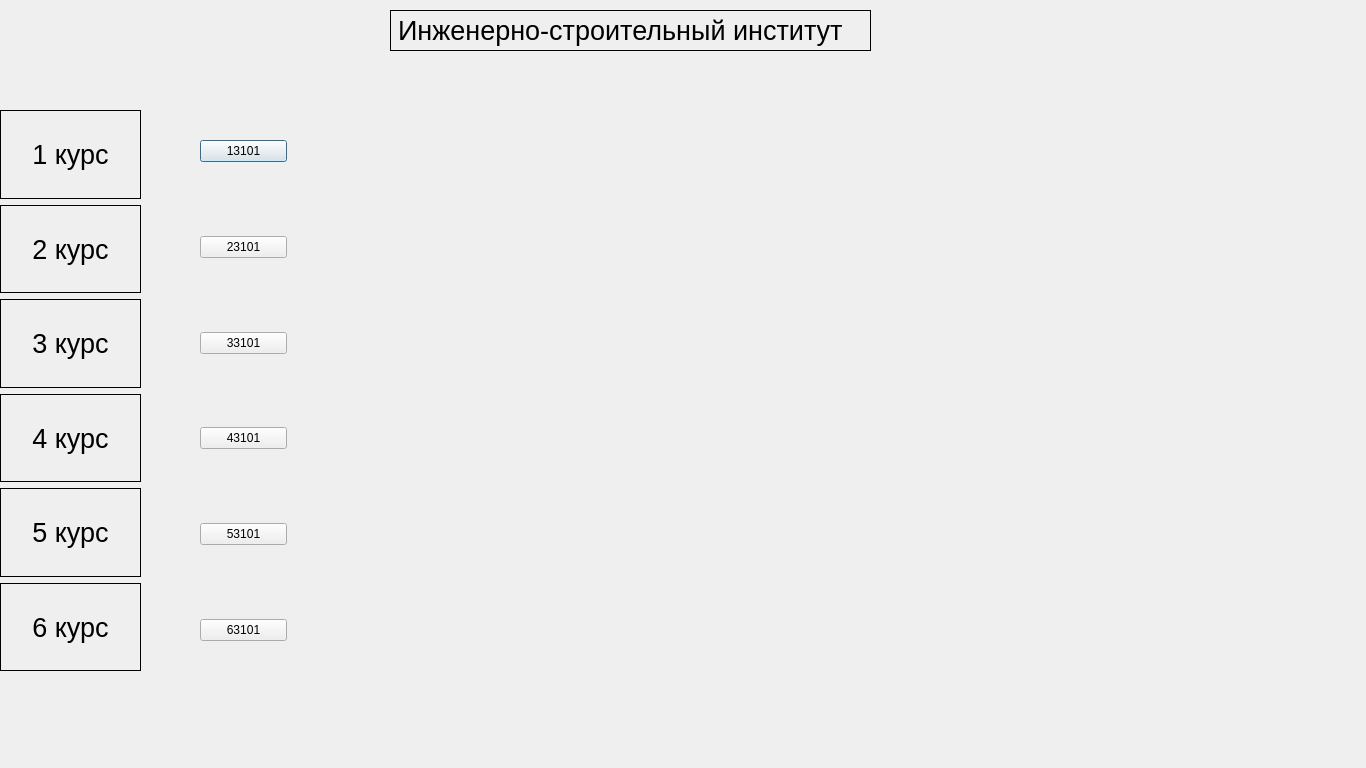
<?xml version="1.0" encoding="UTF-8"?>
<ui version="4.0">
 <class>Groups_IBI</class>
 <widget class="QDialog" name="Groups_IBI">
  <property name="geometry">
   <rect>
    <x>0</x>
    <y>0</y>
    <width>1366</width>
    <height>768</height>
   </rect>
  </property>
  <property name="windowTitle">
   <string>groups_ibi</string>
  </property>
  <widget class="QLabel" name="label">
   <property name="geometry">
    <rect>
     <x>390</x>
     <y>10</y>
     <width>481</width>
     <height>41</height>
    </rect>
   </property>
   <property name="font">
    <font>
     <pointsize>20</pointsize>
    </font>
   </property>
   <property name="frameShape">
    <enum>QFrame::Box</enum>
   </property>
   <property name="text">
    <string>Инженерно-строительный институт</string>
   </property>
  </widget>
  <widget class="QWidget" name="">
   <property name="geometry">
    <rect>
     <x>0</x>
     <y>110</y>
     <width>141</width>
     <height>561</height>
    </rect>
   </property>
   <layout class="QVBoxLayout" name="verticalLayout">
    <item>
     <widget class="QLabel" name="label_2">
      <property name="font">
       <font>
        <pointsize>20</pointsize>
       </font>
      </property>
      <property name="frameShape">
       <enum>QFrame::Box</enum>
      </property>
      <property name="text">
       <string>1 курс</string>
      </property>
      <property name="alignment">
       <set>Qt::AlignCenter</set>
      </property>
     </widget>
    </item>
    <item>
     <widget class="QLabel" name="label_3">
      <property name="font">
       <font>
        <pointsize>20</pointsize>
       </font>
      </property>
      <property name="frameShape">
       <enum>QFrame::Box</enum>
      </property>
      <property name="text">
       <string>2 курс</string>
      </property>
      <property name="alignment">
       <set>Qt::AlignCenter</set>
      </property>
     </widget>
    </item>
    <item>
     <widget class="QLabel" name="label_4">
      <property name="font">
       <font>
        <pointsize>20</pointsize>
       </font>
      </property>
      <property name="frameShape">
       <enum>QFrame::Box</enum>
      </property>
      <property name="text">
       <string>3 курс</string>
      </property>
      <property name="alignment">
       <set>Qt::AlignCenter</set>
      </property>
     </widget>
    </item>
    <item>
     <widget class="QLabel" name="label_5">
      <property name="font">
       <font>
        <pointsize>20</pointsize>
       </font>
      </property>
      <property name="frameShape">
       <enum>QFrame::Box</enum>
      </property>
      <property name="text">
       <string>4 курс</string>
      </property>
      <property name="alignment">
       <set>Qt::AlignCenter</set>
      </property>
     </widget>
    </item>
    <item>
     <widget class="QLabel" name="label_6">
      <property name="font">
       <font>
        <pointsize>20</pointsize>
       </font>
      </property>
      <property name="frameShape">
       <enum>QFrame::Box</enum>
      </property>
      <property name="text">
       <string>5 курс</string>
      </property>
      <property name="alignment">
       <set>Qt::AlignCenter</set>
      </property>
     </widget>
    </item>
    <item>
     <widget class="QLabel" name="label_7">
      <property name="font">
       <font>
        <pointsize>20</pointsize>
       </font>
      </property>
      <property name="frameShape">
       <enum>QFrame::Box</enum>
      </property>
      <property name="text">
       <string>6 курс</string>
      </property>
      <property name="alignment">
       <set>Qt::AlignCenter</set>
      </property>
     </widget>
    </item>
   </layout>
  </widget>
  <widget class="QWidget" name="">
   <property name="geometry">
    <rect>
     <x>200</x>
     <y>140</y>
     <width>87</width>
     <height>501</height>
    </rect>
   </property>
   <layout class="QVBoxLayout" name="verticalLayout_2">
    <item>
     <widget class="QPushButton" name="pushButton">
      <property name="text">
       <string>13101</string>
      </property>
     </widget>
    </item>
    <item>
     <spacer name="verticalSpacer">
      <property name="orientation">
       <enum>Qt::Vertical</enum>
      </property>
      <property name="sizeHint" stdset="0">
       <size>
        <width>20</width>
        <height>58</height>
       </size>
      </property>
     </spacer>
    </item>
    <item>
     <widget class="QPushButton" name="pushButton_2">
      <property name="text">
       <string>23101</string>
      </property>
     </widget>
    </item>
    <item>
     <spacer name="verticalSpacer_2">
      <property name="orientation">
       <enum>Qt::Vertical</enum>
      </property>
      <property name="sizeHint" stdset="0">
       <size>
        <width>20</width>
        <height>58</height>
       </size>
      </property>
     </spacer>
    </item>
    <item>
     <widget class="QPushButton" name="pushButton_3">
      <property name="text">
       <string>33101</string>
      </property>
     </widget>
    </item>
    <item>
     <spacer name="verticalSpacer_3">
      <property name="orientation">
       <enum>Qt::Vertical</enum>
      </property>
      <property name="sizeHint" stdset="0">
       <size>
        <width>20</width>
        <height>58</height>
       </size>
      </property>
     </spacer>
    </item>
    <item>
     <widget class="QPushButton" name="pushButton_4">
      <property name="text">
       <string>43101</string>
      </property>
     </widget>
    </item>
    <item>
     <spacer name="verticalSpacer_4">
      <property name="orientation">
       <enum>Qt::Vertical</enum>
      </property>
      <property name="sizeHint" stdset="0">
       <size>
        <width>20</width>
        <height>58</height>
       </size>
      </property>
     </spacer>
    </item>
    <item>
     <widget class="QPushButton" name="pushButton_5">
      <property name="text">
       <string>53101</string>
      </property>
     </widget>
    </item>
    <item>
     <spacer name="verticalSpacer_5">
      <property name="orientation">
       <enum>Qt::Vertical</enum>
      </property>
      <property name="sizeHint" stdset="0">
       <size>
        <width>20</width>
        <height>58</height>
       </size>
      </property>
     </spacer>
    </item>
    <item>
     <widget class="QPushButton" name="pushButton_6">
      <property name="text">
       <string>63101</string>
      </property>
     </widget>
    </item>
   </layout>
  </widget>
 </widget>
 <resources/>
 <connections/>
</ui>
